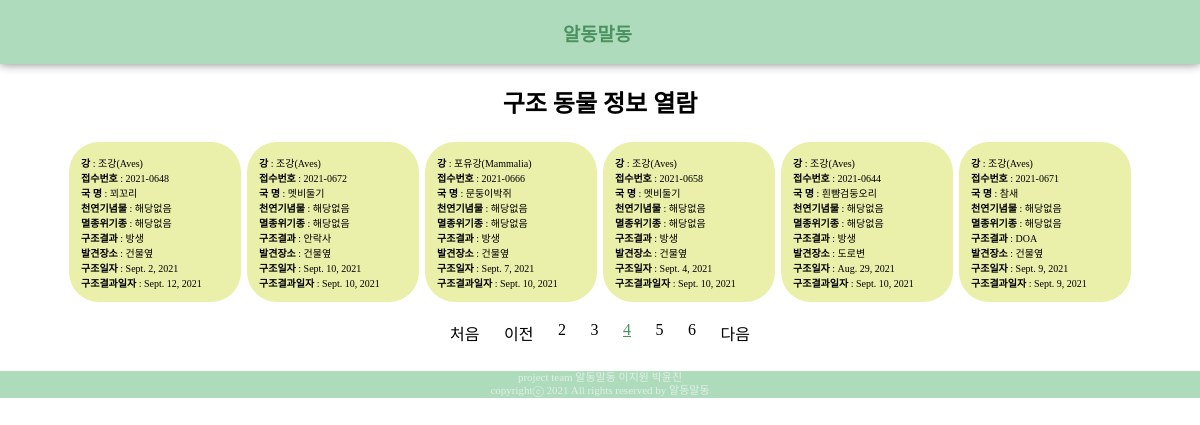
/sub1/rescue/?page=4, run on the app's committed database.
### sub1app/models.py (models this page shows, shortened)
class AnimalInfo(models.Model):
    animal_class = models.CharField(max_length=50)#강
    infoNum = models.CharField(max_length=50)#접수번호
    name = models.CharField(max_length=50)#국명
    natural = models.CharField(max_length=50) #천연기념물여부
    endangered = models.CharField(max_length=50)#멸종위기종여부
    date_rescue = models.DateField()#구조일자
    date_result = models.DateField()#구조결과일자
    result = models.CharField(max_length=50)#구조결과
    discoverd_place = models.CharField(max_length=50)#발견장소

### sub1app/views.py (the view)
# urls.py: path('rescue/', views.rescue, name='rescue'),
def rescue(request):
    context={}
    contents = AnimalInfo.objects.all().order_by('-date_result', '-date_rescue')
    page = request.GET.get('page', 1) #페이지 디폴트 값1
    paginator = Paginator(contents, 6)
    page_obj = paginator.get_page(page)
    context['data'] = page_obj
    return render(request,'sub1app/rescue.html', context)

### sub1app/templates/sub1app/rescue.html
{% extends 'base.html' %}
{% load static %}
{% block style %}
    <link rel="stylesheet" href="{% static 'sub1app/rescue.css' %}"  type='text/css'>
{% endblock %}
{% block content %}
    <h2>구조 동물 정보 열람</h2>
    <div class="container">
        {% for datum in data %}
        <div class="inbox">
            <span><b>강</b> : {{datum.animal_class}}<br></span>
            <span><b>접수번호</b> : {{datum.infoNum}}<br></span>
            <span><b>국 명</b> : {{datum.name}}<br></span>
            <span><b>천연기념물</b> : {{datum.natural}}<br></span>
            <span><b>멸종위기종</b> : {{datum.endangered}}<br></span>
            <span><b>구조결과</b> : {{datum.result}}<br></span>
            <span><b>발견장소</b> : {{datum.discoverd_place}}<br></span>
            <span><b>구조일자</b> : {{datum.date_rescue}}<br></span>
            <span><b>구조결과일자</b> : {{datum.date_result}}<br></span>
        </div>
        {% endfor %}
    </div>
    <div class="pages">
        <ul class="pagination">
            <li class="page-item">
                <a class="page-link" href="?page=1">처음</a>
            </li>
            {% if results.has_previous %}
            <li class="page-item">
                <a class="page-link" href="?page={{ data.previous_page_number }}">이전</a>
            </li>
            {% else %}
            <li class="page-item">
                <a class="page-link" tabindex="-1" aria-disabled="true" href="#">이전</a>
            </li>
            {% endif %}
            {% for page_number in data.paginator.page_range %}
                {% if page_number >= data.number|add:-2 and page_number <= data.number|add:2 %}
                    {% if page_number == data.number %}
                    <li class="page-item-active">
                        <a class="page-link" href="?page={{ page_number }}">{{ page_number }}</a>
                    </li>
                    {% else %}
                    <li class="page-item">
                        <a class="page-link" href="?page={{ page_number }}">{{ page_number }}</a>
                    </li>
                    {% endif %}
                {% endif %}
            {% endfor %}
            {% if results.has_next %}
            <li class="page-item">
                <a class="page-link" href="?page={{ data.next_page_number }}">다음</a>
            </li>
            {% else %}
            <li class="page-item">
                <a class="page-link" tabindex="-1" aria-disabled="true" href="#">다음</a>
            </li>
            {% endif %}
        </ul>
    </div>
{% endblock %}

### static/base.css (style rules this page uses)
body { margin: 0px; background-color:white; font-family: 'SCDream'; }

### sub1app/static/sub1app/rescue.css (style rules this page uses)
.inbox { border-radius:30px; width: 160px; height: 160px; display: flex; margin: 3px; padding-left: 3px; flex-direction: column; justify-content: center; font-size:10px; background:#EAEFA9; padding-left:12px; }
.container { display: flex; align-items: center; justify-content: center; flex-wrap:wrap; }
.pagination { display:flex; width: 300px; justify-content: space-between; list-style-type: none; padding-inline-start: 0px; }
.page-link { color: black; text-decoration-line: none; }
.page-item-active a { color: #4A9260; text-decoration-line: underline; }

### data on the page
AnimalInfo: animal_class "조강(Aves)", infoNum "2021-0648", name "꾀꼬리", natural "해당없음", endangered "해당없음", result "방생", discoverd_place "건물옆", date_rescue "Sept. 2, 2021", date_result "Sept. 12, 2021"
AnimalInfo: animal_class "조강(Aves)", infoNum "2021-0672", name "멧비둘기", natural "해당없음", endangered "해당없음", result "안락사", discoverd_place "건물옆", date_rescue "Sept. 10, 2021", date_result "Sept. 10, 2021"
AnimalInfo: animal_class "포유강(Mammalia)", infoNum "2021-0666", name "문둥이박쥐", natural "해당없음", endangered "해당없음", result "방생", discoverd_place "건물옆", date_rescue "Sept. 7, 2021", date_result "Sept. 10, 2021"
AnimalInfo: animal_class "조강(Aves)", infoNum "2021-0658", name "멧비둘기", natural "해당없음", endangered "해당없음", result "방생", discoverd_place "건물옆", date_rescue "Sept. 4, 2021", date_result "Sept. 10, 2021"
AnimalInfo: animal_class "조강(Aves)", infoNum "2021-0644", name "흰뺨검둥오리", natural "해당없음", endangered "해당없음", result "방생", discoverd_place "도로변", date_rescue "Aug. 29, 2021", date_result "Sept. 10, 2021"
AnimalInfo: animal_class "조강(Aves)", infoNum "2021-0671", name "참새", natural "해당없음", endangered "해당없음", result "DOA", discoverd_place "건물옆", date_rescue "Sept. 9, 2021", date_result "Sept. 9, 2021"

### other printed values
{{ page_number }} "2" "3" "5" "6"
{{ page_number }} "4"
